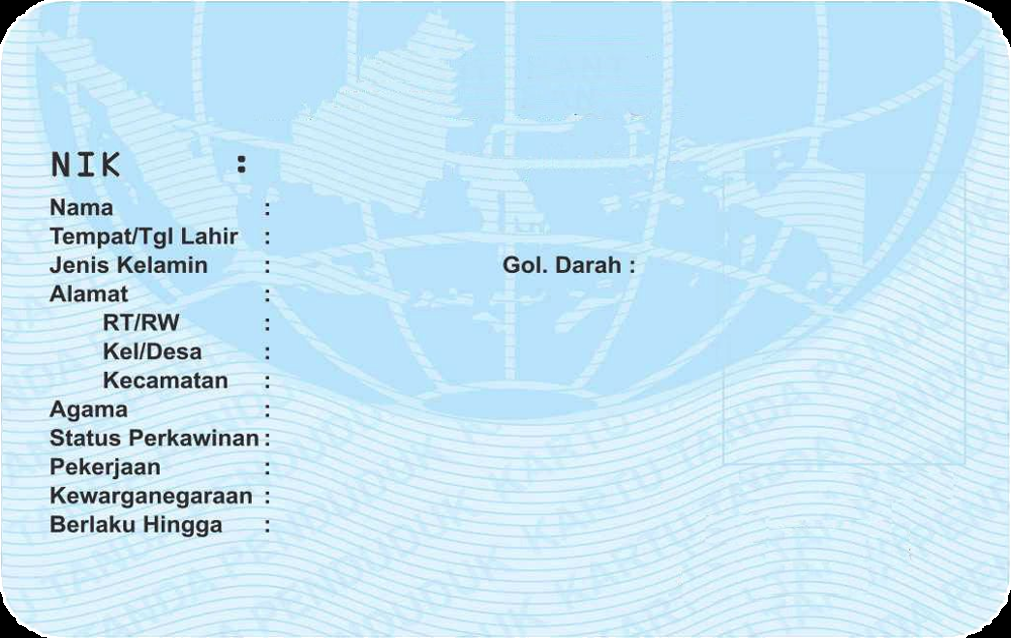
#> input picture data/idcard/base1.png, 1011 x 638 px
$ python transform.py
#> lines starting #> are read from the running program, lines starting #| are printed output that depends on the picture; after the words box and inside, x2 and y2 are one past the last pixel; in counts of white or black regions, pixels touching at a corner belong together
### datagen/utils/functions.py
import cv2 as cv
import numpy as np

# [82 lines left out: functions order_points_batch, order_points, four_point_transform, xywh_to_point, to_xyminmax_box, corner_from_shape, not called in this run]


def boxes_reorder(boxes: np.ndarray) -> np.array:
    boxes = boxes.astype(np.int32).reshape(-1, 4, 2)
    boxes = boxes[:, [0, 1, 3, 2]]
    return boxes


def get_corners(bboxes):
    """Get corners of bounding boxes

    Parameters
    ----------

    bboxes: numpy.ndarray
        Numpy array containing bounding boxes of shape `N X 4` where N is the
        number of bounding boxes and the bounding boxes are represented in the
        format `x1 y1 x2 y2`

    returns
    -------

    numpy.ndarray
        Numpy array of shape `N x 8` containing N bounding boxes each described by their
        corner co-ordinates `x1 y1 x2 y2 x3 y3 x4 y4`

    """
    width = (bboxes[:, 2] - bboxes[:, 0]).reshape(-1, 1)
    height = (bboxes[:, 3] - bboxes[:, 1]).reshape(-1, 1)

    x1 = bboxes[:, 0].reshape(-1, 1)
    y1 = bboxes[:, 1].reshape(-1, 1)

    x2 = x1 + width
    y2 = y1

    x3 = x1
    y3 = y1 + height

    x4 = bboxes[:, 2].reshape(-1, 1)
    y4 = bboxes[:, 3].reshape(-1, 1)

    corners = np.hstack((x1, y1, x2, y2, x3, y3, x4, y4))

    return corners

# [38 lines left out: functions convert_to_corner, get_enclosing_box, not called in this run]


def rotate_image(image, angle):
    """
    source https://cristianpb.github.io/blog/image-rotation-opencv#affine-transformation

    :param image:
    :param angle:
    :return:
    """

    # grab the dimensions of the image and then determine the
    # centre
    (h, w) = image.shape[:2]
    (cX, cY) = (w // 2, h // 2)

    # grab the rotation matrix (applying the negative of the
    # angle to rotate clockwise), then grab the sine and cosine
    # (i.e., the rotation components of the matrix)
    M = cv.getRotationMatrix2D((cX, cY), angle, 1.0)
    cos = np.abs(M[0, 0])
    sin = np.abs(M[0, 1])

    # compute the new bounding dimensions of the image
    nW = int((h * sin) + (w * cos))
    nH = int((h * cos) + (w * sin))

    # adjust the rotation matrix to take into account translation
    M[0, 2] += (nW / 2) - cX
    M[1, 2] += (nH / 2) - cY

    # perform the actual rotation and return the image
    return cv.warpAffine(image, M, (nW, nH))


def rotate_boxes(corners, angle, cx, cy, h, w):
    """Rotate the bounding box.


    Parameters
    ----------

    corners : numpy.ndarray
        Numpy array of shape `N x 8` containing N bounding boxes each described by their
        corner co-ordinates `x1 y1 x2 y2 x3 y3 x4 y4`

    angle : float
        angle by which the image is to be rotated

    cx : int
        x coordinate of the center of image (about which the box will be rotated)

    cy : int
        y coordinate of the center of image (about which the box will be rotated)

    h : int
        height of the image

    w : int
        width of the image

    Returns
    -------

    numpy.ndarray
        Numpy array of shape `N x 8` containing N rotated bounding boxes each described by their
        corner co-ordinates `x1 y1 x2 y2 x3 y3 x4 y4`
    """

    corners = corners.reshape(-1, 2)
    corners = np.hstack((corners, np.ones((corners.shape[0], 1), dtype=type(corners[0][0]))))

    M = cv.getRotationMatrix2D((cx, cy), angle, 1.0)

    cos = np.abs(M[0, 0])
    sin = np.abs(M[0, 1])

    nW = int((h * sin) + (w * cos))
    nH = int((h * cos) + (w * sin))
    # adjust the rotation matrix to take into account translation
    M[0, 2] += (nW / 2) - cx
    M[1, 2] += (nH / 2) - cy
    # Prepare the vector to be transformed
    calculated = np.dot(M, corners.T).T

    # calculated = calculated.reshape(-1, 4, 2)
    calculated = calculated.reshape(-1, 8)

    return calculated


def bbox_area(bbox):
    return (bbox[:, 2] - bbox[:, 0]) * (bbox[:, 3] - bbox[:, 1])


# [43 lines left out: function clip_box, not called in this run]

#
# def rotate_boxes(boxes: np.ndarray, angle, cx, cy, h, w):
#     boxes = boxes.tolist()
#     nboxes = []
#     for box in boxes:
#         nbox = rotate_box(box, angle, cx, cy, h, w)
#         nboxes.append(nbox)
#     nboxes = np.array(nboxes)
#     return nboxes
#
#
# def rotate_box(box, angle, cx, cy, h, w):
#     """
#     source https://cristianpb.github.io/blog/image-rotation-opencv#affine-transformation
#     :param bb:
#     :param angle:
#     :param cx:
#     :param cy:
#     :param h:
#     :param w:
#     :return:
#     """
#     new_bb = list(box)
#     for i, coord in enumerate(box):
#         # opencv calculates standard transformation matrix
#         M = cv.getRotationMatrix2D((cx, cy), angle, 1.0)
#         # Grab  the rotation components of the matrix)
#         cos = np.abs(M[0, 0])
#         sin = np.abs(M[0, 1])
#         # compute the new bounding dimensions of the image
#         nW = int((h * sin) + (w * cos))
#         nH = int((h * cos) + (w * sin))
#         # adjust the rotation matrix to take into account translation
#         M[0, 2] += (nW / 2) - cx
#         M[1, 2] += (nH / 2) - cy
#         # Prepare the vector to be transformed
#         v = [coord[0], coord[1], 1]
#         # Perform the actual rotation and return the image
#         calculated = np.dot(M, v)
#         new_bb[i] = (calculated[0], calculated[1])
#     return new_bb

### datagen/utils/transform.py
import random
from typing import *

import cv2 as cv
import numpy as np

from . import functions as F
from . import mops, imops


class RandomResize(object):
    # [5 lines left out: function __init__, not called in this run]

    def __call__(self, image: np.ndarray, boxes: np.ndarray) -> Tuple:
        pass


class ResizeImageBoxes(object):
    def __init__(self, size: Tuple[int, int], interpolation=cv.INTER_LINEAR):
        self.size = size
        self.interpolation = interpolation

    # [13 lines left out: function __call__, not called in this run]


class RandomRotation(object):
    """
    source of idea :
    https://blog.paperspace.com/data-augmentation-for-object-detection-rotation-and-shearing/
    """

    def __init__(self, angle, randomize=True):
        self.angle = angle
        self.randomize = randomize
        if randomize:
            if type(self.angle) == tuple:
                assert len(self.angle) == 2, "Invalid range"
            else:
                self.angle = (-self.angle, self.angle)

    def __call__(self, image: np.ndarray, boxes: np.ndarray) -> Tuple[Any, Any]:
        if self.randomize:
            angle = random.uniform(*self.angle)
        else:
            angle = self.angle

        w, h = image.shape[1], image.shape[0]
        cx, cy = w // 2, h // 2

        rotated_image = F.rotate_image(image, angle)
        rotated_boxes = F.rotate_boxes(boxes, angle, cx, cy, h, w)
        resized_image = cv.resize(rotated_image, (w, h), interpolation=cv.INTER_LINEAR)

        scale_factor_x = rotated_image.shape[1] / w
        scale_factor_y = rotated_image.shape[0] / h
        scaled_mat = [
            scale_factor_x, scale_factor_y, scale_factor_x, scale_factor_y,
            scale_factor_x, scale_factor_y, scale_factor_x, scale_factor_y,
        ]
        resized_boxes = rotated_boxes / scaled_mat

        return resized_image, resized_boxes, angle


class RandomShear(object):
    def __init__(self, shear_factor=0.2, randomize=True):
        self.shear_factor = shear_factor
        self.randomize = randomize
        if randomize:
            if type(self.shear_factor) == tuple:
                assert len(self.shear_factor) == 2, "Invalid range for scaling factor"
            else:
                self.shear_factor = (-self.shear_factor, self.shear_factor)

    def __call__(self, image, boxes):
        if self.randomize:
            shear_factor = random.uniform(*self.shear_factor)
        else:
            shear_factor = self.shear_factor

        h, w = image.shape[:2]
        nW = w + abs(shear_factor * h)
        nH = h + abs(shear_factor * w)
        scale_factor_x = nW / w
        scale_factor_y = nH / h

        M = np.array([[1, 0, abs(shear_factor)], [0, 1, 0]])

        image = cv.warpAffine(image, M, (int(nW), h))
        image = cv.resize(image, (w, h), interpolation=cv.INTER_LINEAR)

        scale_mat = [
            scale_factor_x, 1, scale_factor_x, 1,
            scale_factor_x, 1, scale_factor_x, 1
        ]
        boxes = boxes / scale_mat

        return image, boxes, shear_factor


class RandomAugment(object):
    def __init__(self, angle=45, shear_factor=0.3, randomize=True):
        self.angle = angle
        self.shear_factor = shear_factor
        self.randomize = randomize

    def __call__(self, image, boxes):
        rotate = RandomRotation(self.angle, randomize=self.randomize)
        shear = RandomShear(shear_factor=self.shear_factor, randomize=self.randomize)

        rimage, rboxes, angle = rotate(image, boxes)
        simage, sboxes, factor = shear(rimage, rboxes)

        self.rotation_angle = angle
        self.shear_factor = factor

        return simage, sboxes


class AugmentGenerator(object):
    # [36 lines left out: functions __init__, __call__, not called in this run]


if __name__ == "__main__":
    rotate = RandomRotation(angle=12, randomize=True)
    shear = RandomShear(shear_factor=0.9, randomize=True)
    # resize = Resize(size=(500, 700))
    random_augment = RandomAugment(angle=35, shear_factor=0.5)

    image = cv.imread('../../data/idcard/base1.png', cv.IMREAD_UNCHANGED)
#> image is the input picture: shape (638, 1011, 4); mean B, G, R, A 244.5, 229.1, 197.8, 252.3

    h, w = image.shape[:2]

    box = [0, 0, w, h]
    boxes = np.array([box])
    boxes = F.get_corners(boxes)

    # [5 lines of commented-out code are left out]
    nimage, nboxes = random_augment(image, boxes)
#> in rotate_image, `return cv.warpAffine(image, M, (nW, nH))`:
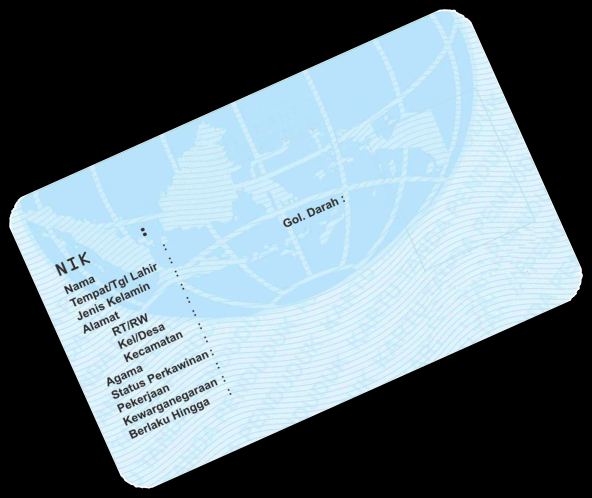
#> returned value: shape (995, 1183, 4) (shown at 1/2 size); mean of channels 0, 1, 2, 3 134, 125.6, 108.4, 138.3; drawn as B, G, R
#> in __call__, `resized_image = cv.resize(rotated_image, (w, h), interpolation=cv.INTE..`:
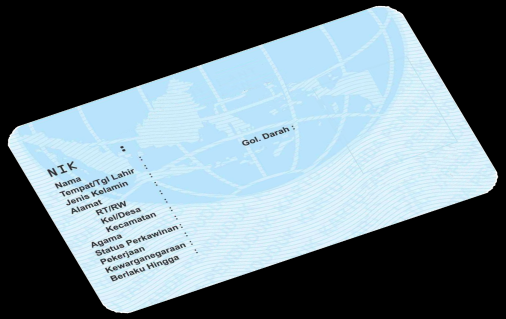
#> resized_image: shape (638, 1011, 4) (shown at 1/2 size); mean B, G, R, A 134, 125.5, 108.4, 138.3
#> in __call__, `rimage, rboxes, angle = rotate(image, boxes)`: angle = 24.11
#> in __call__, `image = cv.warpAffine(image, M, (int(nW), h))`:
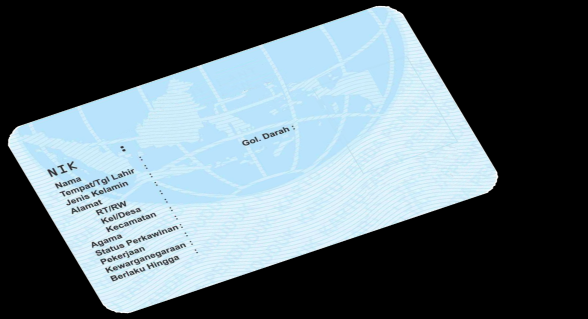
#> image: shape (638, 1175, 4) (shown at 1/2 size); mean of channels 0, 1, 2, 3 115.3, 108, 93.3, 119; drawn as B, G, R
#> in __call__, `image = cv.resize(image, (w, h), interpolation=cv.INTER_LINEAR)`:
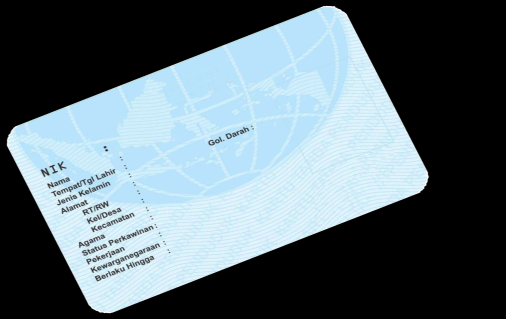
#> image: shape (638, 1011, 4) (shown at 1/2 size); mean of channels 0, 1, 2, 3 115.3, 108, 93.3, 119; drawn as B, G, R
#> in __call__, `simage, sboxes, factor = shear(rimage, rboxes)`: factor = 0.258
#> in __call__, `self.rotation_angle = angle`: self.rotation_angle = 24.11
#> in __call__, `self.shear_factor = factor`: self.shear_factor = 0.258

    # nimage = rz_image
    nboxes = F.boxes_reorder(nboxes)
#> in boxes_reorder, `boxes = boxes.astype(np.int32).reshape(-1, 4, 2)`: boxes = [[0, 264], [678, 0], [191, 637], [869, 373]]
#> in boxes_reorder, `boxes = boxes[:, [0, 1, 3, 2]]`: boxes = [[0, 264], [678, 0], [869, 373], [191, 637]]
#> nboxes = [[0, 264], [678, 0], [869, 373], [191, 637]]
    # print(nboxes)

    polyline_boxes = nboxes.reshape((-1, 1, 2)).astype(np.int32)
#> polyline_boxes = [[0, 264], [678, 0], [869, 373], [191, 637]]
    nimage = cv.polylines(nimage, [polyline_boxes], True, (0, 0, 255), 4)
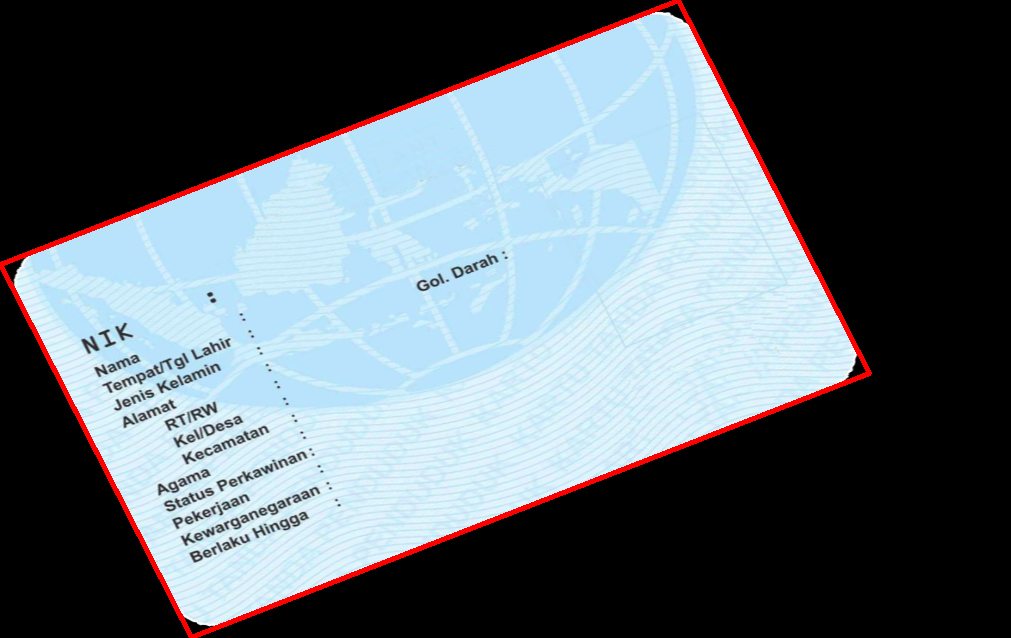
#> nimage: shape (638, 1011, 4); 1.78% of pixels changed, all inside (x1, y1, x2, y2) = (0, 0, 872, 638); drawn as B, G, R

    import matplotlib.pyplot as plt

    plt.imshow(nimage[:, :, :3]);
    plt.show()
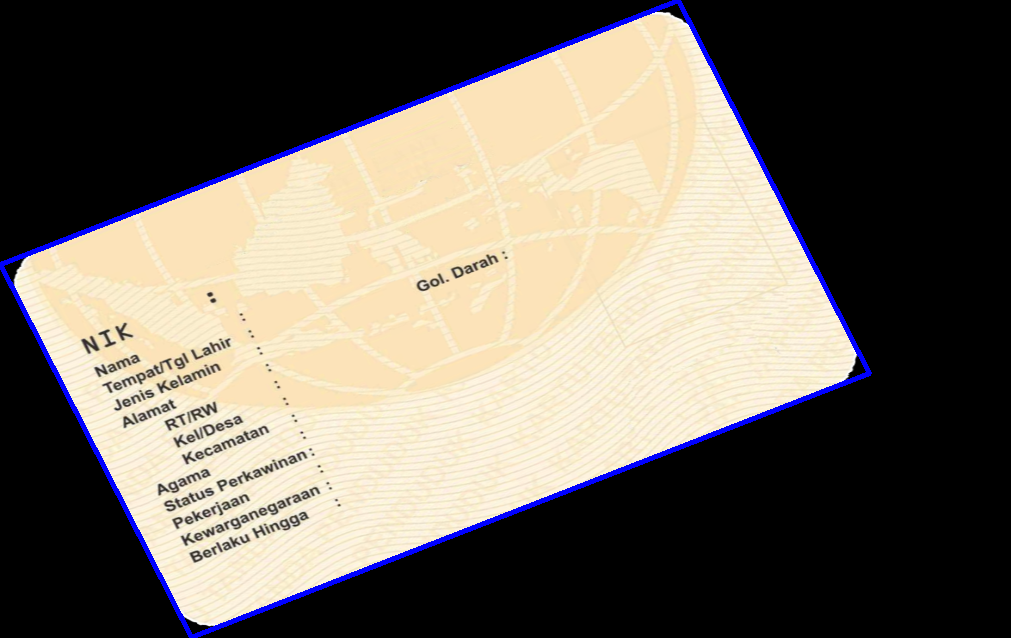
#> shown: shape (638, 1011, 3); mean R, G, B 113, 105.8, 95.8
    print(f'Boxes: \n{nboxes}')
#| Boxes:
#| [[[  0 264]
#|   [678   0]
#|   [869 373]
#|   [191 637]]]
    print(f'Image Shape: {nimage.shape}')
#| Image Shape: (638, 1011, 4)

$ run again, with data/idcard/base3.png copied over data/idcard/base1.png
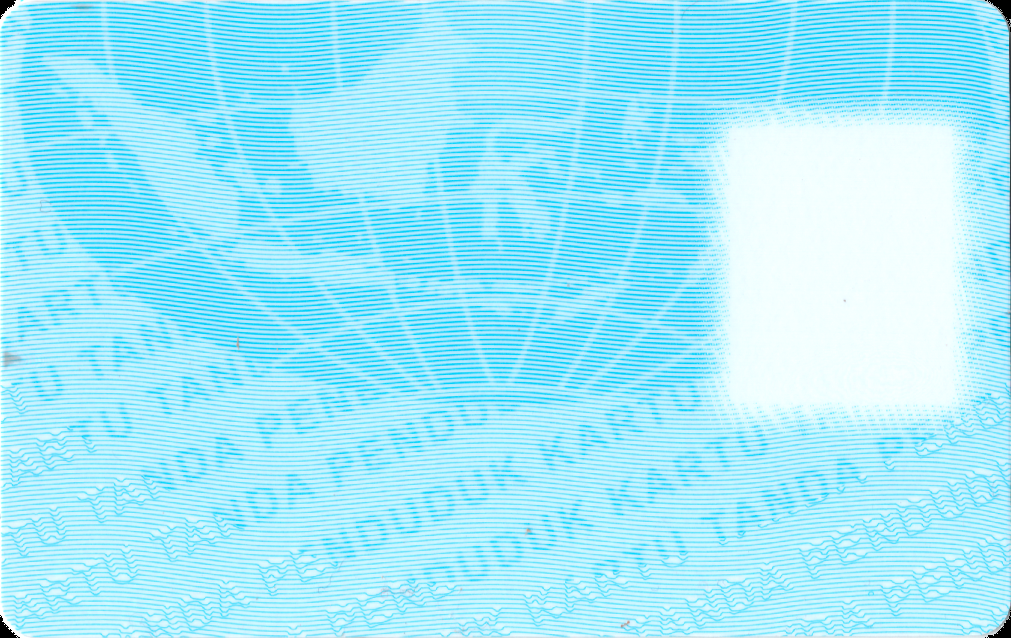
#> input picture data/idcard/base3.png, 1011 x 638 px
#> image is the input picture: shape (638, 1011, 4); mean B, G, R, A 252.2, 234.1, 160.1, 253.7
#> angle = 24.11
#> in __call__, `image = cv.resize(image, (w, h), interpolation=cv.INTER_LINEAR)`:
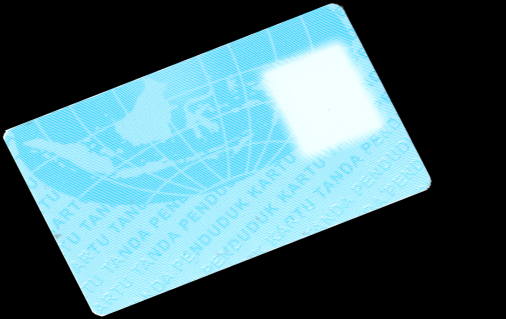
#> image: shape (638, 1011, 4) (shown at 1/2 size); mean of channels 0, 1, 2, 3 118.9, 110.4, 75.5, 119.6; drawn as B, G, R
#> factor = 0.258
#> self.rotation_angle = 24.11
#> self.shear_factor = 0.258
#> in boxes_reorder, `boxes = boxes.astype(np.int32).reshape(-1, 4, 2)`: boxes = [[0, 264], [678, 0], [191, 637], [869, 373]]
#> in boxes_reorder, `boxes = boxes[:, [0, 1, 3, 2]]`: boxes = [[0, 264], [678, 0], [869, 373], [191, 637]]
#> nimage: shape (638, 1011, 4); 1.78% of pixels changed, all inside (x1, y1, x2, y2) = (0, 0, 872, 638)
#> `plt.show()`:
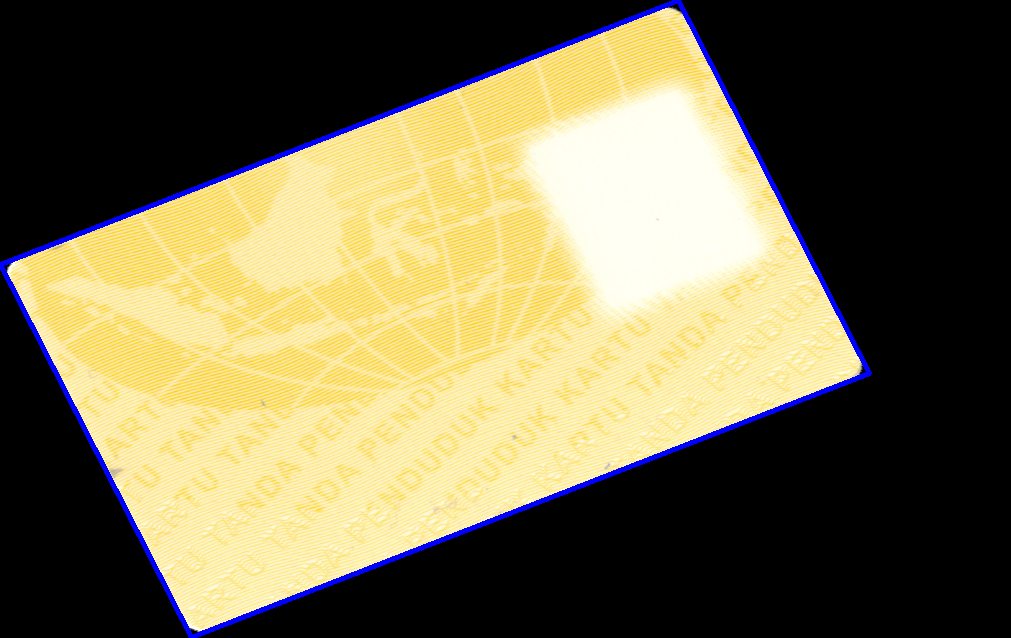
#> shown: shape (638, 1011, 3); mean R, G, B 116.5, 108.1, 78.3
#| Boxes:
#| [[[  0 264]
#|   [678   0]
#|   [869 373]
#|   [191 637]]]
#| Image Shape: (638, 1011, 4)
